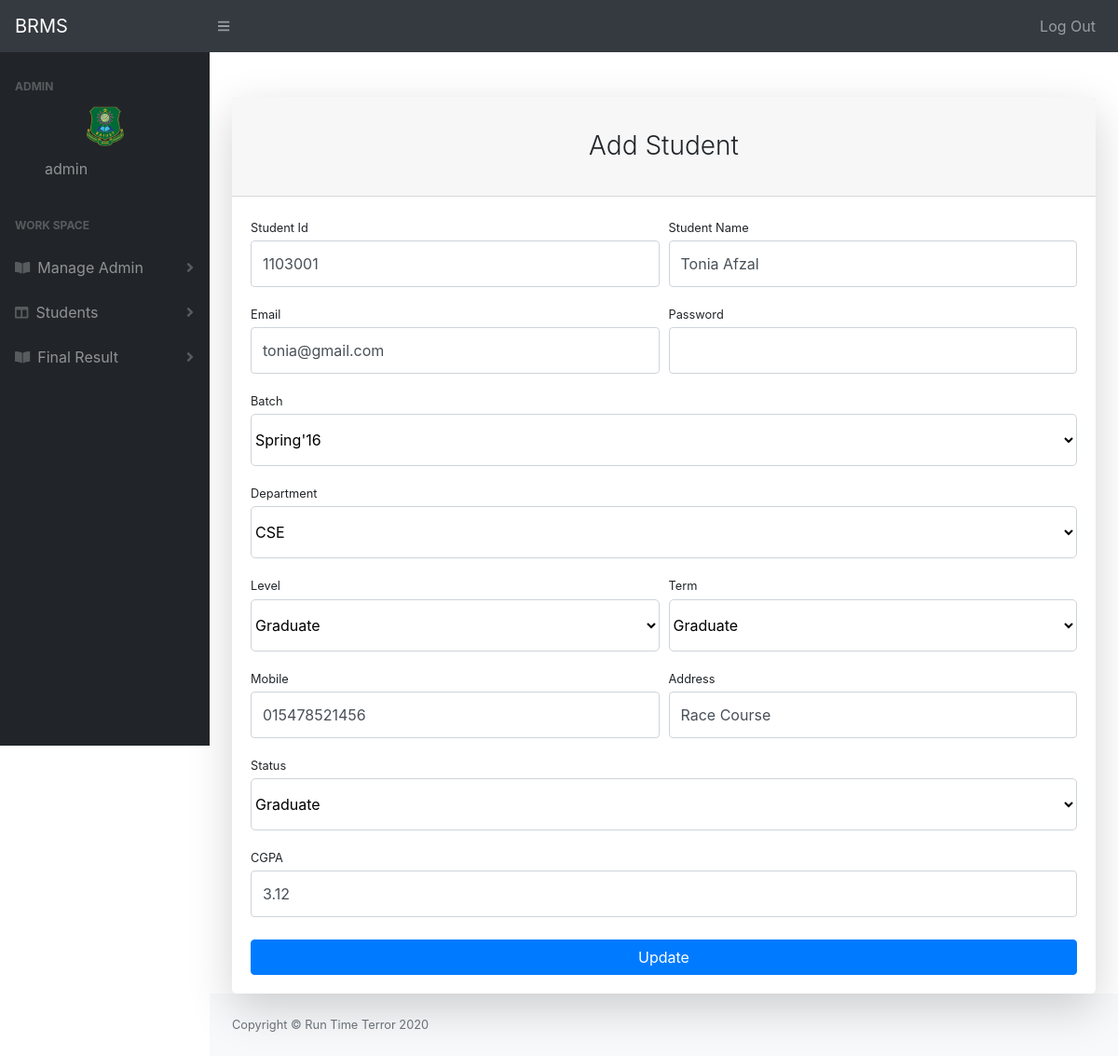
/student/update_student.php?id=9 (signed in), run on the app's committed database.
### tables this page shows
CREATE TABLE `student` (
  `id` int(11) NOT NULL,
  `s_id` varchar(255) NOT NULL,
  `name` varchar(255) NOT NULL,
  `email` varchar(255) DEFAULT NULL,
  `batch` enum('Spring''15','Fall''15','Spring''16','Fall''16','Spring''17','Fall''17','Spring''18','Fall''18','Spring''19','Fall''19','Spring''20','Fall''20') NOT NULL,
  `dept` enum('CSE','EEE','CE','DBA','ENG','LAW') DEFAULT NULL,
  `level` enum('1','2','3','4','Graduated') DEFAULT NULL,
  `term` enum('I','II','Graduated') DEFAULT NULL,
  `password` varchar(255) NOT NULL,
  `mobile` varchar(255) DEFAULT NULL,
  `address` varchar(255) DEFAULT NULL,
  `status` enum('Graduated','Undergraduate') NOT NULL,
  `CGPA` varchar(10) DEFAULT NULL
);

### dbconnection/dbconnection.php (called while the page is built, shortened)
<?php
class Dbconnection{
    public function __construct(){
        try{
            $this->db = new PDO('mysql:host=localhost;dbname=BRMS','root','');
        }
        catch(PDOExection $e){
            echo "Error Found ..!";
        }
    }
}
?>

### model/students.php (called while the page is built, shortened)
<?php
class Students extends Dbconnection{
    protected $stbname ="student";
     public function getStudentByNID($id){
        $sql = "SELECT * FROM ".$this->stbname." WHERE id=?";
        $query = $this->db->prepare($sql);
        $query->execute([$id]);
        $data = $query->fetch(PDO::FETCH_ASSOC);
        return $data ? $data : [];
     }
}
?>

### student/update_student.php (the view, shortened to what this page needs)
<?php
  include('../dbconnection/dbconnection.php');
  include('../model/students.php');
  $student = new Students();
  $getstudent = $student->getStudentByNID($_GET['id']);
 ?>
<!DOCTYPE html>
<html lang="en">
    <head>
        <link href="../css/styles.css" rel="stylesheet" />
        <link href="https://cdn.datatables.net/1.10.20/css/dataTables.bootstrap4.min.css" rel="stylesheet" />
    </head>
    <body class="sb-nav-fixed">
        <?php include('include/topbar.php') ?>
        <div id="layoutSidenav">
        <?php include('include/sidebar.php') ?>
            <div id="layoutSidenav_content">
        <div id="layoutAuthentication">
            <div id="layoutAuthentication_content">
                <main>
                    <div class="container">
                        <div class="row justify-content-center">
                            <div class="col-lg-12">
                                <div class="card shadow-lg border-0 rounded-lg mt-5">
                                    <div class="card-header"><h3 class="text-center font-weight-light my-4">Add Student</h3></div>
                                    <div class="card-body">
                                        <form action="../controller/StudentController.php" role="form" method="post">
                                            <div class="form-row">
                                                <div class="col-md-6">
                                                    <div class="form-group">
                                                        <label class="small mb-1" >Student Id</label>
                                                        <input class="form-control py-4"type="text" name="s_id" value="<?=$getstudent['s_id'] ?>" />
                                                    </div>
                                                </div>
                                                <div class="col-md-6">
                                                    <div class="form-group">
                                                        <label class="small mb-1" >Student Name</label>
                                                        <input class="form-control py-4"type="text" name="name" value="<?=$getstudent['name'] ?>"/>
                                                    </div>
                                                </div>
                                            </div>
                                            <div class="form-row">
                                                <div class="col-md-6">
                                                    <div class="form-group">
                                                        <label class="small mb-1" >Email</label>
                                                        <input class="form-control py-4" type="email" name="email" value="<?=$getstudent['email'] ?>"/>
                                                    </div>
                                                </div>
                                                <div class="col-md-6">
                                                    <div class="form-group">
                                                        <label class="small mb-1" >Password</label>
                                                        <input class="form-control py-4" type="password" name="password"/>
                                                    </div>
                                                </div>
                                            </div>
                                            <div class="form-group">
                                                <label class="small mb-1" >Batch</label>
                                                <select  name="batch" style="width:100%;background-color:white;border:1px solid #cdd4da;border-radius:5px;" class="py-3">
                                                    <option value="Spring'16" <?php if($getstudent['batch']=="Spring'16"){ echo "selected"; } ?> >Spring'16</option>
                                                </select>
                                            </div>
                                            <div class="form-group">
                                                <label class="small mb-1" >Department</label>
                                                <select  name="dept" style="width:100%;background-color:white;border:1px solid #cdd4da;border-radius:5px;" class="py-3" >
                                                    <option value="CSE" <?php if($getstudent['dept']=='CSE'){ echo "selected"; } ?> >CSE</option>
                                                </select>
                                            </div>
                                            <div class="form-row">
                                                <div class="col-md-6">
                                                    <div class="form-group">
                                                        <label class="small mb-1" >Level</label>
                                                        <select  name="level" style="width:100%;background-color:white;border:1px solid #cdd4da;border-radius:5px;" class="py-3" >
                                                            <option value="Graduated" <?php if($getstudent['level']=='Graduated'){ echo "selected"; } ?>>Graduate</option>
                                                        </select>
                                                    </div>
                                                </div>
                                                <div class="col-md-6">
                                                    <div class="form-group">
                                                        <label class="small mb-1" >Term</label>
                                                        <select  name="term" style="width:100%;background-color:white;border:1px solid #cdd4da;border-radius:5px;" class="py-3" >
                                                    <option value="Graduated" <?php if($getstudent['term']=='Graduated'){ echo "selected"; } ?>>Graduate</option>
                                                        </select>
                                                    </div>
                                                </div>
                                            </div>
                                            <div class="form-row">
                                                <div class="col-md-6">
                                                    <div class="form-group">
                                                        <label class="small mb-1" >Mobile</label>
                                                        <input class="form-control py-4" type="text" name="mobile" value="<?=$getstudent['mobile'] ?>"/>
                                                    </div>
                                                </div>
                                                <div class="col-md-6">
                                                    <div class="form-group">
                                                        <label class="small mb-1" >Address</label>
                                                        <input class="form-control py-4" type="text" name="address" value="<?=$getstudent['address'] ?>" />
                                                    </div>
                                                </div>
                                            </div>
                                            <div class="form-group">
                                                <label class="small mb-1" >Status</label>
                                                <select id="status" name="status" style="width:100%;background-color:white;border:1px solid #cdd4da;border-radius:5px;" class="py-3">
                                                    <option value="Graduated" <?php if($getstudent['status']=='Graduated'){ echo "selected"; } ?>>Graduate</option>
                                                </select>
                                            </div>
                                            <div class="form-group">
                                                <label class="small mb-1" >CGPA</label>
                                                <input class="form-control py-4" type="text" name="cgpa" value="<?=$getstudent['CGPA'] ?>" />
                                            </div>
                                            <div class="form-group mt-4 mb-0"><button class="btn btn-primary btn-block" type="submit">Update</button></div>
                                        </form>
                                    </div>
                                </div>
                            </div>
                        </div>
                    </div>
                </main>
            </div>
            </div>
                <?php include('include/footer.php') ?>
            </div>
        </div>
    </body>
</html>

### data on the page
student: s_id "1103001", name "Tonia Afzal", email "tonia@gmail.com", batch "Spring'16", dept "CSE", level "Graduate", term "Graduate", mobile "015478521456", address "Race Course", status "Graduate", cgpa "3.12"

### other printed values
$_SESSION['name'] "admin"
